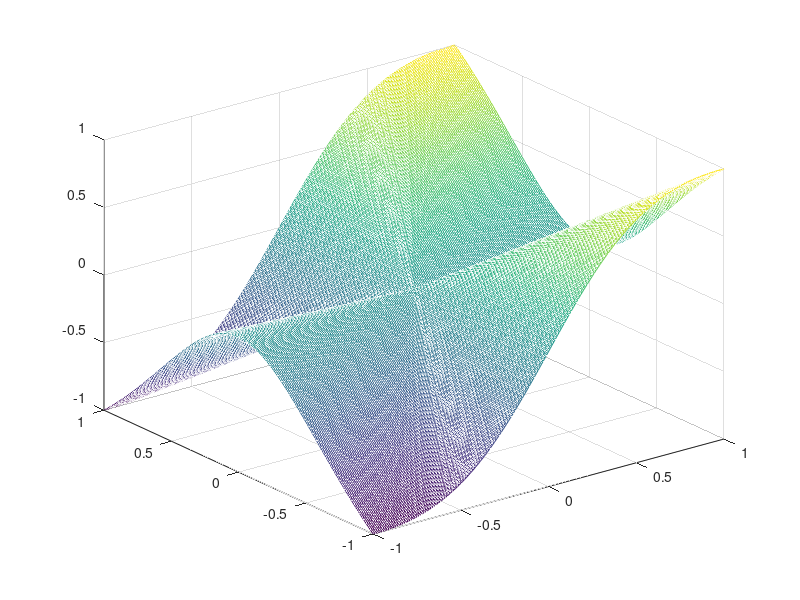

The MATLAB source for this figure:
[x,y]=meshgrid(-1:0.01:1);
a=x.^2+y.^2+1*((x.^2+y.^2)==0);
f=(abs(x.^2+y.^2)>0.000000001).*((2.*x.*(y.^2))./a);
mesh(x,y,f)